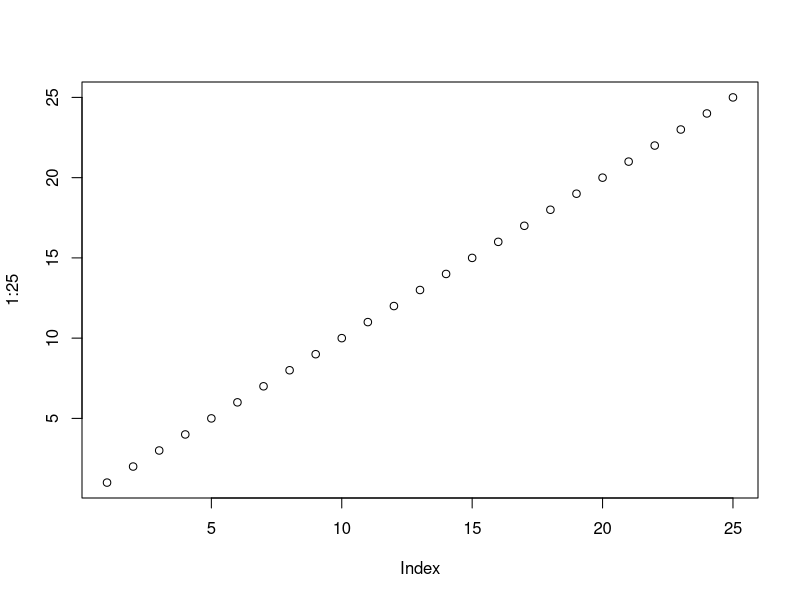

This chart was generated by the following R code:

#definir diretorio #session .. SessionDirectory - > choose directory


#NOME DOS CONTRIBUIDORES
contributors()

#Linceça
licence()

#informações da sessão
sessionInfo()


#imprimi na tela
print("estou iniciando minha carreira como cientista de dados")

#criar grafico

plot(1:25)

#instalando pacote
install.packages("randomForest")
install.packages("ggplot2")
install.packages("dplyr")
install.packages("devtools")

library(ggplot2)

#descarregar pacotes

detach(package:ggplot2)


#se nao souber o nome da função chama o help

help(mean)
